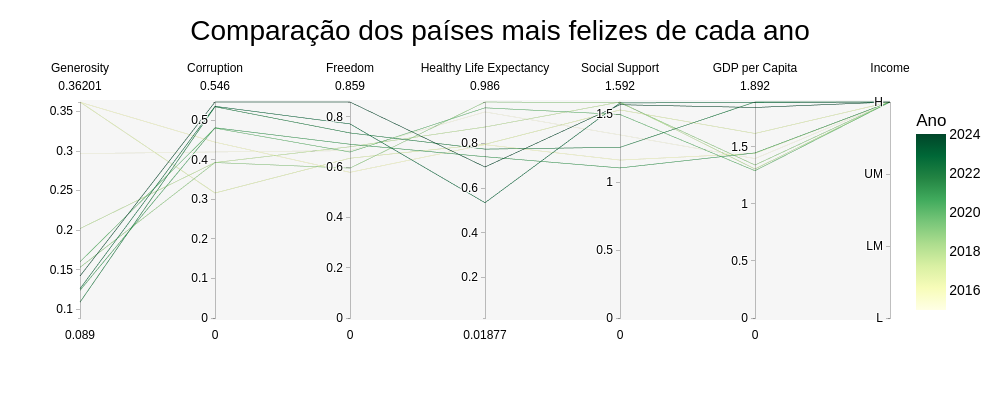
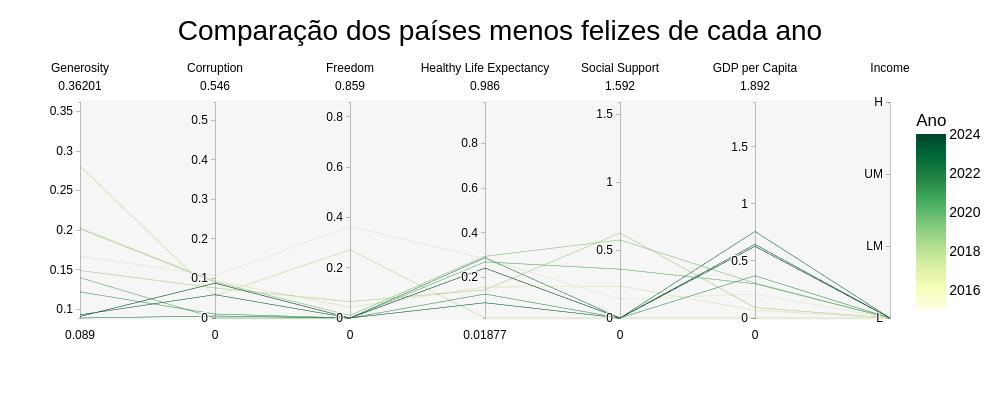

Write notebook code for charts like these, in order.
### Markdown cell above
### 1.1 Os páises mais felizes e os menos felizes têm aspetos em comum?

### Code cell
import pandas as pd
import plotly.graph_objects as go
import plotly.express as px

felizes = []
tristes = []
anos = []

# Selecionar os países mais e menos felizes por ano
for ano, df in datasets.items():
    mais_feliz = df.loc[df['Rank'] == 1, 'Country'].values[0]
    menos_feliz = df.loc[df['Rank'] == df['Rank'].max(), 'Country'].values[0]
    felizes.append(mais_feliz)
    tristes.append(menos_feliz)
    anos.append(ano)

df_mais_menos = pd.DataFrame({
    'Ano': anos,
    'Mais Feliz': felizes,
    'Menos Feliz': tristes
})

attributes = [
    'Generosity', 'Corruption', 'Freedom',
    'Healthy Life Expectancy', 'Social Support', 'GDP per Capita', 'Income'
]

def build_parallel_df(tipo='Mais Feliz'):
    rows = []
    for ano in datasets:
        pais = df_mais_menos.loc[df_mais_menos['Ano'] == ano, tipo].values[0]
        df_row = datasets[ano].loc[datasets[ano]["Country"] == pais]
        row = {"Ano": ano, "Country": pais}
        for att in attributes:
            row[att] = df_row[att].values[0]
        rows.append(row)
    return pd.DataFrame(rows)

df_felizes = build_parallel_df('Mais Feliz')
df_tristes = build_parallel_df('Menos Feliz')

income_map = {'L': 1, 'LM': 2, 'UM': 3, 'H': 4}
df_felizes['Income'] = df_felizes['Income'].map(income_map)
df_tristes['Income'] = df_tristes['Income'].map(income_map)

# Determinar min/max de cada variável considerando ambos os datasets
dim_ranges = {}
for att in attributes:
    if att == "Income":
        dim_ranges[att] = (1, 4)
    else:
        min_val = min(df_felizes[att].min(), df_tristes[att].min())
        max_val = max(df_felizes[att].max(), df_tristes[att].max())
        dim_ranges[att] = (min_val, max_val)

# Criar lista de dimensões para os gráficos
def create_dimensions(df):
    dims = []
    for att in attributes:
        dim_dict = dict(
            range=dim_ranges[att],
            label=att,
            values=df[att]
        )
        if att == "Income":
            dim_dict["tickvals"] = [1, 2, 3, 4]
            dim_dict["ticktext"] = ["L", "LM", "UM", "H"]
        dims.append(dim_dict)
    return dims

dimensions_felizes = create_dimensions(df_felizes)
dimensions_tristes = create_dimensions(df_tristes)

# Criar gráfico dos mais felizes
fig_felizes = go.Figure(data=go.Parcoords(
    line=dict(color=df_felizes["Ano"], colorscale=px.colors.sequential.YlGn, showscale=True, colorbar=dict(title="Ano")),
    dimensions=dimensions_felizes
))

fig_felizes.update_layout(
    title=dict(
        text="Comparação dos países mais felizes de cada ano",
        font=dict(family="Arial", color="black", size=28),
        x=0.5,
        y=0.95
    ),
    font=dict(family="Arial", color="black", size=14),
    height=400,
    width=1000,
    margin=dict(l=80, r=80, t=100, b=80),
    plot_bgcolor="lightgray"
)
fig_felizes.add_shape(
    type="rect",
    x0=0, x1=1,
    y0=0, y1=1,
    xref="paper",
    yref="paper",
    fillcolor="lightgray",
    layer="below",
    line_width=0,
    opacity=0.2
)


fig_felizes.show()

# Criar gráfico dos menos felizes
fig_tristes = go.Figure(data=go.Parcoords(
    line=dict(color=df_tristes["Ano"], colorscale=px.colors.sequential.YlGn, showscale=True, colorbar=dict(title="Ano")),
    dimensions=dimensions_tristes
))

fig_tristes.update_layout(
    title=dict(
        text="Comparação dos países menos felizes de cada ano",
        font=dict(family="Arial", color="black", size=28),
        x=0.5,
        y=0.95
    ),
    font=dict(family="Arial", color="black", size=14),
    height=400,
    width=1000,
    margin=dict(l=80, r=80, t=100, b=80),
    plot_bgcolor="lightgray"
)

fig_tristes.add_shape(
    type="rect",
    x0=0, x1=1,
    y0=0, y1=1,
    xref="paper",
    yref="paper",
    fillcolor="lightgray",
    layer="below",
    line_width=0,
    opacity=0.2
)

fig_tristes.show()

### Figure 1 — Plotly figure (JSON) as saved in the notebook; plotly's stock layout.template omitted (floating-point values rounded to 4 significant figures)
{"data": [{"dimensions": [{"label": "Generosity", "range": [0.089, 0.362], "values": [0.2968, 0.3617, 0.362, 0.202, 0.153, 0.16, 0.124, 0.109, 0.126, 0.142]}, {"label": "Corruption", "range": [0, 0.546], "values": [0.4198, 0.4445, 0.316, 0.393, 0.393, 0.48, 0.481, 0.534, 0.535, 0.546]}, {"label": "Freedom", "range": [0, 0.859], "values": [0.6656, 0.5794, 0.6354, 0.681, 0.596, 0.66, 0.691, 0.736, 0.772, 0.859]}, {"label": "Healthy Life Expectancy", "range": [0.01877, 0.986], "values": [0.9414, 0.795, 0.7967, 0.874, 0.986, 0.96, 0.741, 0.775, 0.535, 0.695]}, {"label": "Social Support", "range": [0, 1.592], "values": [1.35, 1.164, 1.534, 1.592, 1.587, 1.5, 1.106, 1.258, 1.585, 1.572]}, {"label": "GDP per Capita", "range": [0, 1.892], "values": [1.397, 1.442, 1.616, 1.305, 1.34, 1.29, 1.446, 1.892, 1.888, 1.844]}, {"label": "Income", "range": [1, 4], "ticktext": ["L", "LM", "UM", "H"], "tickvals": [1, 2, 3, 4], "values": [4, 4, 4, 4, 4, 4, 4, 4, 4, 4]}], "line": {"color": [2015, 2016, 2017, 2018, 2019, 2020, 2021, 2022, 2023, 2024], "colorbar": {"title": {"text": "Ano"}}, "colorscale": [[0, "rgb(255,255,229)"], [0.125, "rgb(247,252,185)"], [0.25, "rgb(217,240,163)"], [0.375, "rgb(173,221,142)"], [0.5, "rgb(120,198,121)"], [0.625, "rgb(65,171,93)"], [0.75, "rgb(35,132,67)"], [0.875, "rgb(0,104,55)"], [1, "rgb(0,69,41)"]], "showscale": true}, "type": "parcoords"}], "layout": {"font": {"color": "black", "family": "Arial", "size": 14}, "height": 400, "margin": {"b": 80, "l": 80, "r": 80, "t": 100}, "plot_bgcolor": "lightgray", "shapes": [{"fillcolor": "lightgray", "layer": "below", "line": {"width": 0}, "opacity": 0.2, "type": "rect", "x0": 0, "x1": 1, "xref": "paper", "y0": 0, "y1": 1, "yref": "paper"}], "title": {"font": {"color": "black", "family": "Arial", "size": 28}, "text": "Comparação dos países mais felizes de cada ano", "x": 0.5, "y": 0.95}, "width": 1000}}

### Figure 2 — Plotly figure (JSON) as saved in the notebook; plotly's stock layout.template omitted (floating-point values rounded to 4 significant figures)
{"data": [{"dimensions": [{"label": "Generosity", "range": [0.089, 0.362], "values": [0.1668, 0.2029, 0.2809, 0.149, 0.202, 0.14, 0.122, 0.089, 0.093, 0.091]}, {"label": "Corruption", "range": [0, 0.546], "values": [0.1073, 0.09419, 0.05657, 0.076, 0.091, 0.0, 0.01, 0.005, 0.059, 0.088]}, {"label": "Freedom", "range": [0, 0.859], "values": [0.3645, 0.0432, 0.2708, 0.065, 0.01, 0.0, 0.0, 0.0, 0.0, 0.0]}, {"label": "Healthy Life Expectancy", "range": [0.01877, 0.986], "values": [0.2844, 0.1575, 0.01877, 0.145, 0.295, 0.27, 0.126, 0.289, 0.087, 0.242]}, {"label": "Social Support", "range": [0, 1.592], "values": [0.1399, 0.2344, 0.0, 0.627, 0.575, 0.36, 0.0, 0.0, 0.0, 0.0]}, {"label": "GDP per Capita", "range": [0, 1.892], "values": [0.2087, 0.06831, 0.0, 0.091, 0.306, 0.3, 0.37, 0.758, 0.645, 0.628]}, {"label": "Income", "range": [1, 4], "ticktext": ["L", "LM", "UM", "H"], "tickvals": [1, 2, 3, 4], "values": [1, 1, 1, 1, 1, 1, 1, 1, 1, 1]}], "line": {"color": [2015, 2016, 2017, 2018, 2019, 2020, 2021, 2022, 2023, 2024], "colorbar": {"title": {"text": "Ano"}}, "colorscale": [[0, "rgb(255,255,229)"], [0.125, "rgb(247,252,185)"], [0.25, "rgb(217,240,163)"], [0.375, "rgb(173,221,142)"], [0.5, "rgb(120,198,121)"], [0.625, "rgb(65,171,93)"], [0.75, "rgb(35,132,67)"], [0.875, "rgb(0,104,55)"], [1, "rgb(0,69,41)"]], "showscale": true}, "type": "parcoords"}], "layout": {"font": {"color": "black", "family": "Arial", "size": 14}, "height": 400, "margin": {"b": 80, "l": 80, "r": 80, "t": 100}, "plot_bgcolor": "lightgray", "shapes": [{"fillcolor": "lightgray", "layer": "below", "line": {"width": 0}, "opacity": 0.2, "type": "rect", "x0": 0, "x1": 1, "xref": "paper", "y0": 0, "y1": 1, "yref": "paper"}], "title": {"font": {"color": "black", "family": "Arial", "size": 28}, "text": "Comparação dos países menos felizes de cada ano", "x": 0.5, "y": 0.95}, "width": 1000}}
